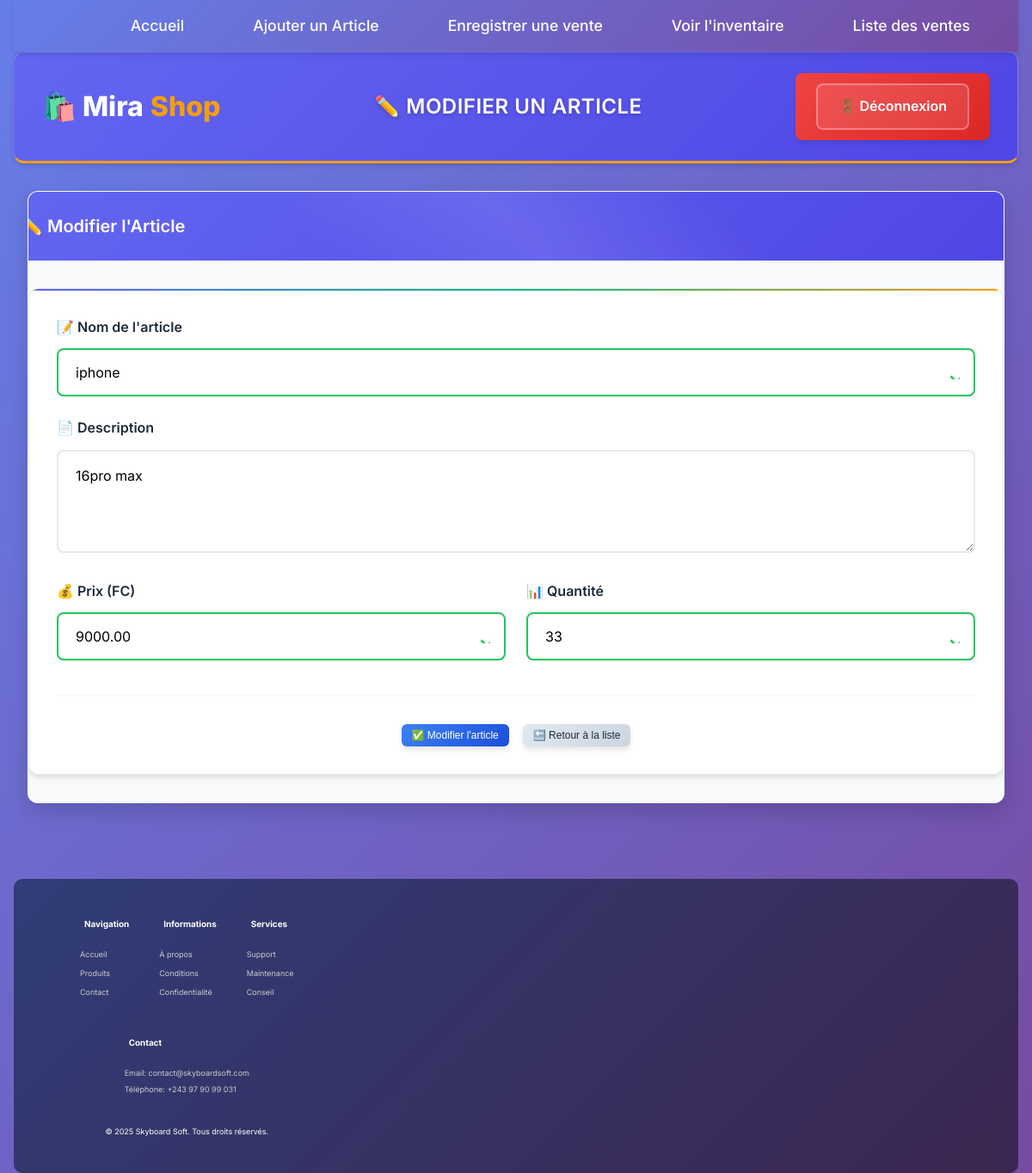
The app's page /modifier.php?id=10 (signed in) with its own data.
### tables this page shows
CREATE TABLE `articles` (
  `id` int(11) NOT NULL,
  `nom` varchar(100) NOT NULL,
  `description` text DEFAULT NULL,
  `prix` decimal(10,2) NOT NULL,
  `quantité` int(11) NOT NULL
);

### modifier.php (the view, shortened to what this page needs)
<?php
include 'config.php';
$id = $_GET['id'];
$stmt = $conn->prepare("SELECT * FROM Articles WHERE id=?");
$stmt->bind_param("i", $id);
$stmt->execute();
$result = $stmt->get_result();
$article = $result->fetch_assoc();
?>
<!DOCTYPE html>
<html lang="fr">
<head>
    <link rel="stylesheet" href="style.css">
    <link rel="stylesheet" href="shop/modern-style.css">
</head>
<body class="page-transition">
  <div class="container">
      <?php
    include 'navbar.php'
    ?>
    <header class="header">
        <div class="header-content">
            <div class="logo">
                <a href="index.php">🛍️ Mira<span>Shop</span></a>
            </div>            <div class="header-title">
                <h1>✏️ MODIFIER UN ARTICLE</h1>
            </div>
            <div class="logout-btn">
                <a href="logout.php" class="btn-outline">🚪 Déconnexion</a>
            </div>
        </div>
    </header>
    <div class="container">
        <div class="main-card">
            <div class="card-header">
                <h2>✏️ Modifier l'Article</h2>
            </div>
            <div class="form-container">
                <form method="POST" class="modern-form">
                    <div class="form-group">
                        <label for="nom">📝 Nom de l'article</label>
                        <input type="text" id="nom" name="nom" value="<?php echo htmlspecialchars($article['nom']); ?>"
                               placeholder="Entrez le nom de l'article" required>
                    </div>
                    <div class="form-group">
                        <label for="description">📄 Description</label>
                        <textarea id="description" name="description"
                                  placeholder="Décrivez l'article en détail" required><?php echo htmlspecialchars($article['description']); ?></textarea>
                    </div>
                    <div class="form-row">
                        <div class="form-group">
                            <label for="prix">💰 Prix (FC)</label>
                            <input type="number" id="prix" name="prix" value="<?php echo htmlspecialchars($article['prix']); ?>"
                                   step="0.01" min="0" placeholder="0.00" required>
                        </div>
                        <div class="form-group">
                            <label for="quantité">📊 Quantité</label>
                            <input type="number" id="quantité" name="quantité" value="<?php echo htmlspecialchars($article['quantité']); ?>"
                                   min="0" placeholder="0" required>
                        </div>
                    </div>
                    <div class="form-actions">
                        <button type="submit" class="btn btn-primary">
                            ✅ Modifier l'article
                        </button>
                        <button type="button" onclick="window.location.href='index.php'" class="btn btn-secondary">
                            🔙 Retour à la liste
                        </button>
                    </div>
                </form>
            </div>
        </div>
    </div>
    <?php
    include 'footer.php'
    ?>
</body>
</html>

### style.css (style rules this page uses)
:root { --primary-color: #6366f1; --primary-dark: #4f46e5; --secondary-color: #10b981; --accent-color: #f59e0b; --danger-color: #ef4444; --warning-color: #f97316; --info-color: #06b6d4; --success-color: #22c55e; --dark-color: #1f2937; --light-gray: #f8fafc; --medium-gray: #e2e8f0; --text-primary: #1e293b; --text-secondary: #64748b; --white: #ffffff; --shadow-light: 0 1px 3px rgba(0, 0, 0, 0.1); --shadow-medium: 0 4px 6px rgba(0, 0, 0, 0.1); --shadow-large: 0 10px 25px rgba(0, 0, 0, 0.15); --border-radius: 12px; --border-radius-small: 8px; --transition: all 0.3s cubic-bezier(0.4, 0, 0.2, 1); }
* { margin: 0; padding: 0; box-sizing: border-box; }
body { font-family: 'Inter', -apple-system, BlinkMacSystemFont, 'Segoe UI', Roboto, Oxygen, Ubuntu, Cantarell, sans-serif; background: linear-gradient(135deg, #667eea 0%, #764ba2 100%); min-height: 100vh; color: var(--text-primary); line-height: 1.6; overflow-x: hidden; }
.container { max-width: 1200px; margin: 0 auto; padding: 20px; min-height: 100vh; }
.header { background: var(--white); border-radius: var(--border-radius); padding: 1.5rem 2rem; margin-bottom: 2rem; box-shadow: var(--shadow-large); display: flex; justify-content: space-between; align-items: center; backdrop-filter: blur(20px); border: 1px solid rgba(255, 255, 255, 0.2); position: relative; overflow: hidden; }
.header::before { content: ''; position: absolute; top: 0; left: 0; right: 0; height: 4px; background: linear-gradient(90deg, var(--primary-color), var(--secondary-color), var(--accent-color)); }
.logo a { font-size: 1rem; font-weight: 800; text-decoration: none; color: var(--primary-color); display: flex; align-items: center; gap: 0.5rem; transition: var(--transition); }
.logo span { color: var(--secondary-color); }
.logout-btn { background: linear-gradient(135deg, var(--danger-color), #dc2626); color: var(--white); padding: 0.75rem 1.5rem; border-radius: var(--border-radius-small); text-decoration: none; font-weight: 600; transition: var(--transition); box-shadow: var(--shadow-medium); display: flex; align-items: center; gap: 0.5rem; }
.main-card { background: #c1c2c2; border-radius: var(--border-radius); padding: 2rem; box-shadow: var(--shadow-large); border: 1px solid rgba(255, 255, 255, 0.2); backdrop-filter: blur(20px); position: relative; overflow: hidden; }
.main-card::before { content: ''; position: absolute; top: 0; left: 0; right: 0; height: 1px; background: linear-gradient(90deg, transparent, var(--primary-color), transparent); }
.btn { padding: 0.875rem 1.5rem; border: none; border-radius: var(--border-radius-small); font-weight: 600; text-decoration: none; cursor: pointer; transition: var(--transition); display: inline-flex; align-items: center; gap: 0.5rem; font-size: 0.95rem; box-shadow: var(--shadow-medium); position: relative; overflow: hidden; }
.btn::before { content: ''; position: absolute; top: 0; left: -100%; width: 100%; height: 100%; background: linear-gradient(90deg, transparent, rgba(255, 255, 255, 0.2), transparent); transition: left 0.5s; }
.btn-primary { background: linear-gradient(135deg, var(--primary-color), var(--primary-dark)); color: var(--white); }
.btn-secondary { background: linear-gradient(135deg, var(--medium-gray), #cbd5e1); color: var(--text-primary); }
.form-container { margin-top: 2rem; }
.modern-form { background: var(--light-gray); padding: 2rem; border-radius: var(--border-radius); border: 1px solid var(--medium-gray); }
.form-group { margin-bottom: 1.5rem; }
.form-group label { display: block; margin-bottom: 0.5rem; font-weight: 600; color: var(--text-primary); font-size: 0.95rem; }
.form-group input, .form-group textarea, .form-group select { width: 100%; padding: 0.875rem 1rem; border: 2px solid var(--medium-gray); border-radius: var(--border-radius-small); font-size: 1rem; transition: var(--transition); background: var(--white); font-family: inherit; }
.form-group textarea { resize: vertical; min-height: 100px; }
.form-row { display: grid; grid-template-columns: 1fr 1fr; gap: 1rem; }
.form-actions { display: flex; gap: 1rem; justify-content: center; margin-top: 2rem; padding-top: 2rem; border-top: 1px solid var(--medium-gray); }

### records on screen
articles: nom "iphone", description "16pro max", prix "9000.00", quantité "33"
